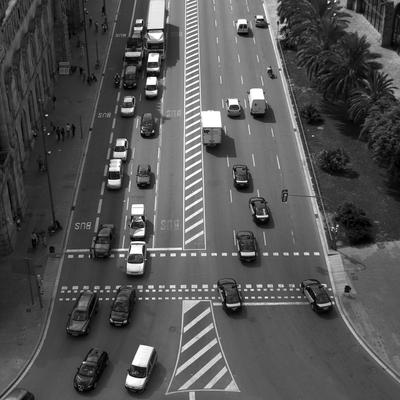
#> input picture data/0001.jpg, 400 x 400 px
$ python sharpen_image.py data/0001.jpg out.png
#> lines starting #> are read from the running program, lines starting #| are printed output that depends on the picture
import sys


#Read image
try:
    from PIL import Image, ImageFilter
except ImportError:
    print("error:", sys.argv[0], "requires Pillow - install it via 'pip install Pillow'")
    sys.exit(2)


if len(sys.argv) != 3:
    print("error - usage:", sys.argv[0], "input_file output_file")
    sys.exit(2)

input_filename = sys.argv[1]
output_filename = sys.argv[2]

#Read image
try:
    im = Image.open(input_filename)
#> im is the input picture: PIL image 400x400 RGB; min 0, max 255, mean 83.7
except OSError:
    print("error - can't open file:", input_file)
    sys.exit(2)


#Apply a filter to the image
im_sharp = im.filter(ImageFilter.SHARPEN)
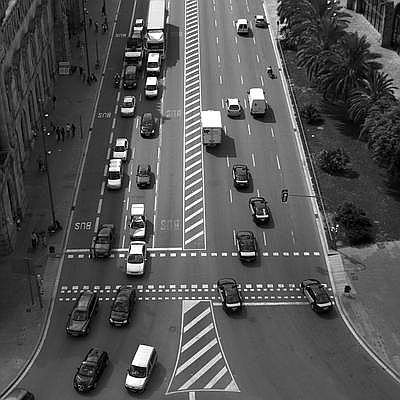
#> im_sharp: PIL image 400x400 RGB; min 0, max 255, mean 83.6

#Save the filtered image to a new file
im_sharp.save(output_filename, 'JPEG')

$ run again, on data/0005.jpg
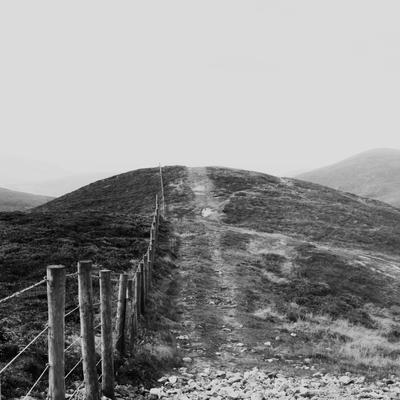
#> input picture data/0005.jpg, 400 x 400 px
#> im is the input picture: PIL image 400x400 RGB; min 0, max 241, mean 147.8
#> `im_sharp = im.filter(ImageFilter.SHARPEN)`:
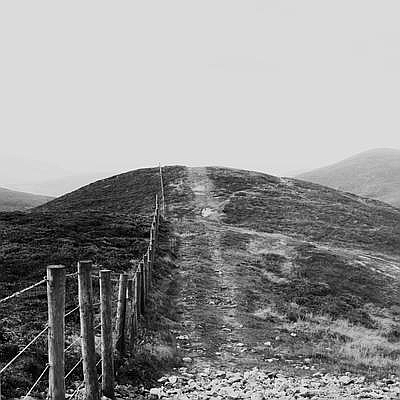
#> im_sharp: PIL image 400x400 RGB; min 0, max 255, mean 148
